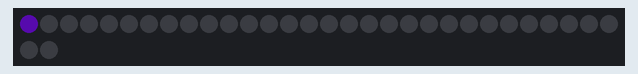
Bench run of a sketch on a simulated Arduino Uno, built with avr-gcc and run on an emulated ATmega328P. On the bench: 32 RGB LEDs in strip order, left to right, continuing on the next row. Dim RGB values are drawn brighter than linear.

Above: at 3.15 s.
At 7.76 s:
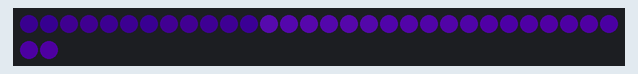
At 12.37 s:
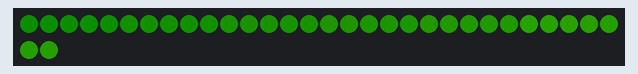
At 21.6 s:
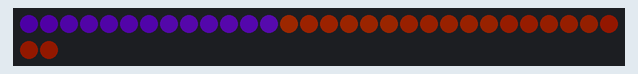
At 30.51 s:
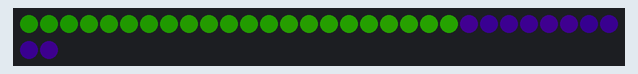
At 39.74 s:
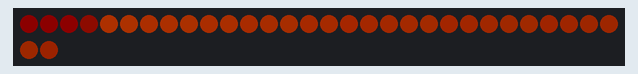

The sketch:

Hex_colors_to_function.ino
```cpp
//***************************************************************
// Example of defining a CRGB color using Hex,
// and passing that to a function.
//
// Marc Miller, Feb 2017
//***************************************************************

#include "FastLED.h"
#define DATA_PIN    11
#define CLK_PIN     13
#define LED_TYPE    LPD8806
#define COLOR_ORDER GRB
#define NUM_LEDS    32
#define BRIGHTNESS  50
CRGB leds[NUM_LEDS];

#define MGPu CRGB(0x8010ff) // Mardi Gras Purple
#define MGGr CRGB(0x2cb004) // Green
#define MGGo CRGB(0xff4a00) // Gold


//---------------------------------------------------------------
void setup() {
  Serial.begin(115200);  // Allows serial monitor output (check baud rate)
  delay(3000); // 3 second delay for recovery
  //FastLED.addLeds<LED_TYPE,DATA_PIN,COLOR_ORDER>(leds, NUM_LEDS).setCorrection(TypicalLEDStrip);
  FastLED.addLeds<LED_TYPE,DATA_PIN,CLK_PIN,COLOR_ORDER>(leds, NUM_LEDS).setCorrection(TypicalLEDStrip);
  FastLED.setBrightness(BRIGHTNESS);
}


//---------------------------------------------------------------
void loop() {
  cylon(MGPu);  // Purple.  (Call cylon function with this color.)
  cylon(MGGr);  // Green
  cylon(MGGo);  // Gold
}


//---------------------------------------------------------------
void fadeall()  {
  for (int i = 0; i < NUM_LEDS; i++) {
    leds[i].nscale8(250);
  }
}

void cylon(CRGB streakcolor) {
  for (int i = 0; i < NUM_LEDS; i++) {
    leds[i] = streakcolor;
    FastLED.show();
    fadeall();
    delay(10);
  }
  for (int i = (NUM_LEDS) - 1; i >= 0; i--) {
    leds[i] = streakcolor;
    FastLED.show();
    fadeall();
    delay(10);
  }
}
```
